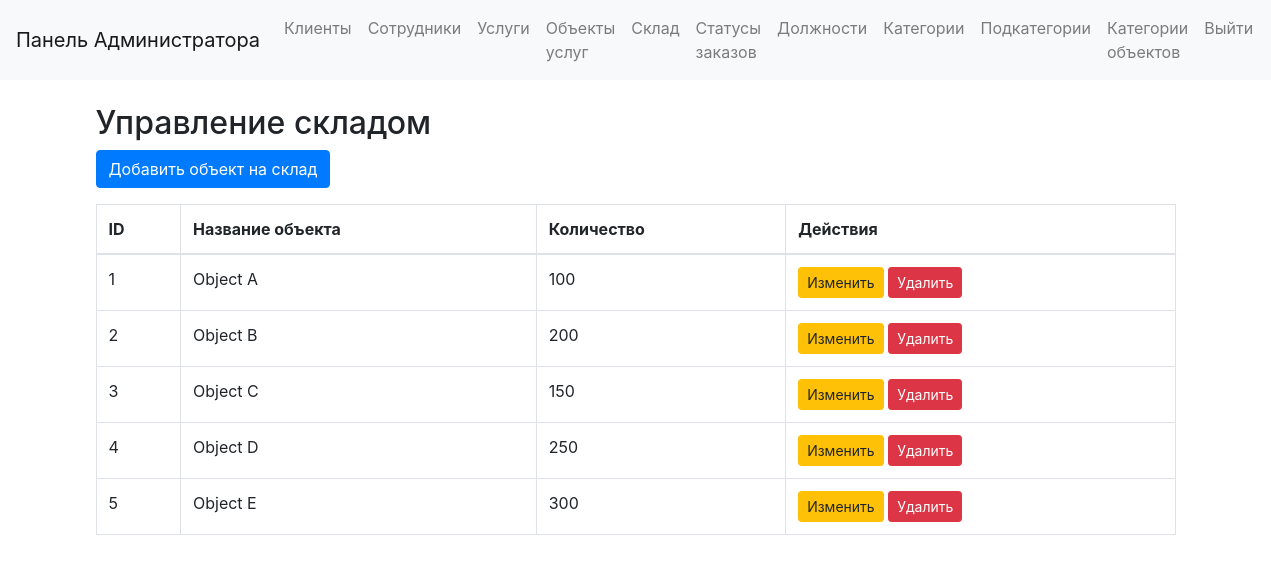
The app's page /admin/storehouse (signed in), older data.
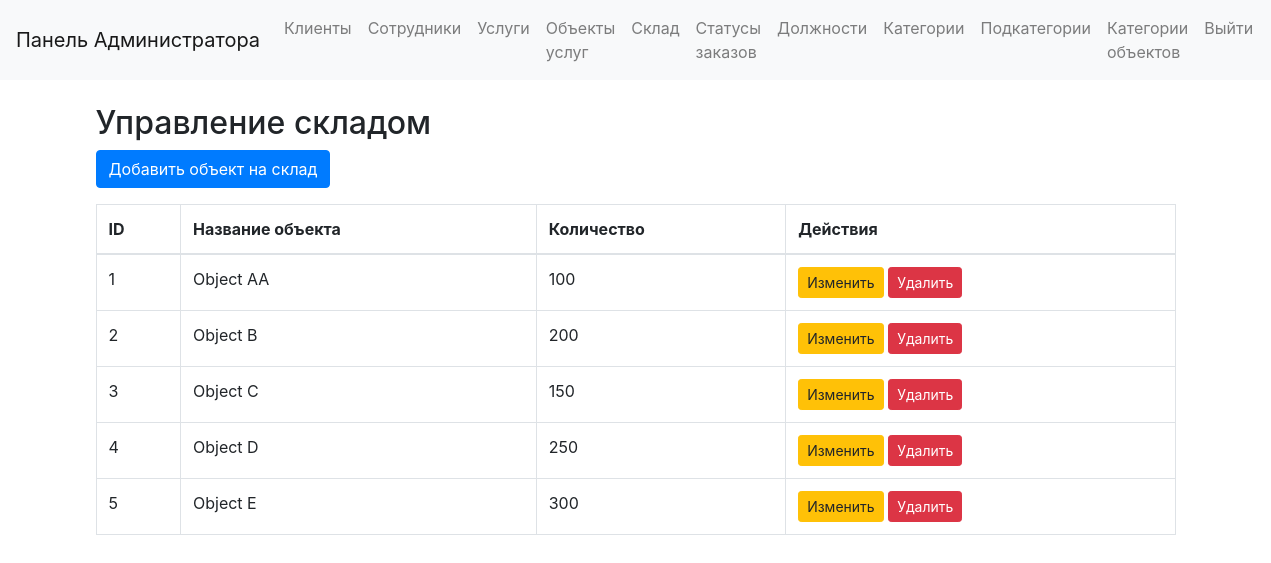
The same page, newer data.
### app/models.py (models this page shows, shortened)
class StoreHouse(db.Model):
    __tablename__ = 'StoreHouse'
    id = db.Column(db.Integer, primary_key=True)
    object_id = db.Column(db.Integer, db.ForeignKey('ServiceObjects.id'))
    count = db.Column(db.Integer, nullable=False)
    service_object = db.relationship("ServiceObjects", backref=db.backref("StoreHouse", lazy=True, cascade="all,delete"))

class ServiceObjects(db.Model):
    __tablename__ = 'ServiceObjects'
    id = db.Column(db.Integer, primary_key=True)
    object_name = db.Column(db.String(150), nullable=False)
    cost = db.Column(db.Float, nullable=False)
    ordered_objects = db.relationship("OrderedObjects", cascade="all,delete", backref="ServiceObjects")
    object_categories = db.relationship("ObjectsCategories", cascade="all,delete", backref="ServiceObjects")
    ordered_object_categories = db.relationship("OrderedObjectCategories", cascade="all,delete", backref="ServiceObjects")

### app/admin/routs.py (the view)
@admin.route('/admin/storehouse')
def manage_storehouse():
    if session.get('role') != 'admin':
        return redirect(url_for('users.login'))
    storehouse_items = StoreHouse.query.all()
    return render_template('admin/manage_storehouse.html', storehouse_items=storehouse_items)

### app/templates/admin/manage_storehouse.html
{% extends 'admin/base_admin.html' %}
{% block content %}
<div class="container mt-4">
    <h2>Управление складом</h2>
    <a href="{{ url_for('admin.add_storehouse_item_form') }}" class="btn btn-primary mb-3">Добавить объект на склад</a>
    <table class="table table-bordered">
        <thead>
            <tr>
                <th>ID</th>
                <th>Название объекта</th>
                <th>Количество</th>
                <th>Действия</th>
            </tr>
        </thead>
        <tbody>
            {% for item in storehouse_items %}
            <tr>
                <td>{{ item.id }}</td>
                <td>{{ item.service_object.object_name }}</td>
                <td>{{ item.count }}</td>
                <td>
                    <a href="{{ url_for('admin.edit_storehouse_item_form', storehouse_id=item.id) }}" class="btn btn-warning btn-sm">Изменить</a>
                    <form action="{{ url_for('admin.delete_storehouse_item', storehouse_id=item.id) }}" method="POST" style="display:inline;">
                        <button type="submit" class="btn btn-danger btn-sm">Удалить</button>
                    </form>
                </td>
            </tr>
            {% endfor %}
        </tbody>
    </table>
</div>
{% endblock %}

Row changes from the older to the newer data that the page shows:
changed through a linked row, StoreHouse id 1: service_object.object_name "Object A" → "Object AA"
